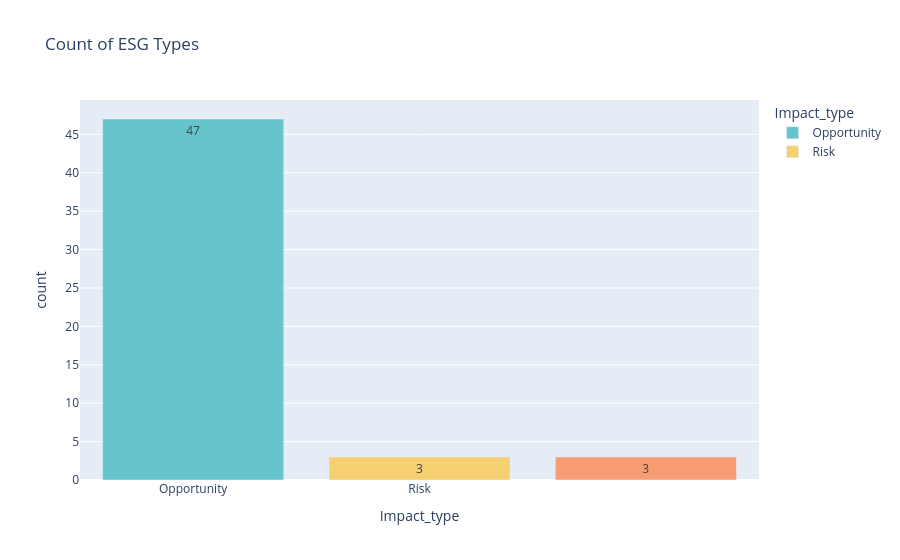

The notebook cell this image was saved under:
### Code cell
counts = train_jpn['Impact_type'].value_counts().reset_index()
counts.columns = ['Impact_type', 'count']

# Create bar chart
fig = px.bar(counts, x='Impact_type', y='count', color='Impact_type', title='Count of ESG Types', text='count', color_discrete_sequence=px.colors.qualitative.Pastel )
fig.show()

### Figure 1 — Plotly figure (JSON) as saved in the notebook; plotly's stock layout.template omitted (floating-point values rounded to 4 significant figures)
{"data": [{"alignmentgroup": "True", "hovertemplate": "Impact_type=%{x}<br>count=%{text}<extra></extra>", "legendgroup": "Opportunity", "marker": {"color": "rgb(102, 197, 204)", "pattern": {"shape": ""}}, "name": "Opportunity", "offsetgroup": "Opportunity", "orientation": "v", "showlegend": true, "text": [47], "textposition": "auto", "type": "bar", "x": ["Opportunity"], "xaxis": "x", "y": [47], "yaxis": "y"}, {"alignmentgroup": "True", "hovertemplate": "Impact_type=%{x}<br>count=%{text}<extra></extra>", "legendgroup": "Risk", "marker": {"color": "rgb(246, 207, 113)", "pattern": {"shape": ""}}, "name": "Risk", "offsetgroup": "Risk", "orientation": "v", "showlegend": true, "text": [3], "textposition": "auto", "type": "bar", "x": ["Risk"], "xaxis": "x", "y": [3], "yaxis": "y"}, {"alignmentgroup": "True", "hovertemplate": "Impact_type=%{x}<br>count=%{text}<extra></extra>", "legendgroup": "", "marker": {"color": "rgb(248, 156, 116)", "pattern": {"shape": ""}}, "name": "", "offsetgroup": "", "orientation": "v", "showlegend": false, "text": [3], "textposition": "auto", "type": "bar", "x": [""], "xaxis": "x", "y": [3], "yaxis": "y"}], "layout": {"barmode": "relative", "legend": {"title": {"text": "Impact_type"}, "tracegroupgap": 0}, "title": {"text": "Count of ESG Types"}, "xaxis": {"anchor": "y", "categoryarray": ["Opportunity", "Risk", ""], "categoryorder": "array", "domain": [0, 1], "title": {"text": "Impact_type"}}, "yaxis": {"anchor": "x", "domain": [0, 1], "title": {"text": "count"}}}}
